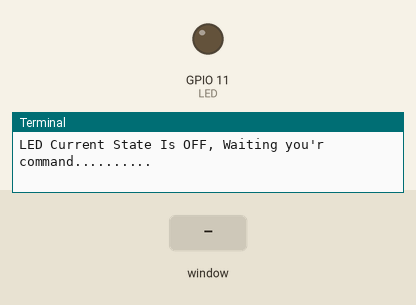
Recording of a program running on a simulated Raspberry Pi (BCM pin numbers). On the bench: output pins drawn as LEDs (lit = HIGH), the last lines printed to the terminal. Inputs (shaded band) come from the test bench. The desktop window is not drawn, its controls go by their first labels and the mouse button is held 0.15 s.

Above: at 1.2 s.
1.3 s: control labelled "LED_ON" in the window clicked
At 2.5 s:
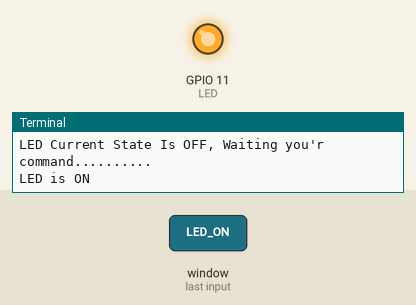
2.8 s: control labelled "LED_OFF" in the window clicked
At 3.7 s:
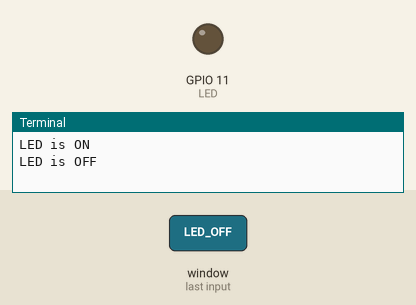
Timing chart, 0 to 5.8 s (numbered marks = the images above; inputs shaded):
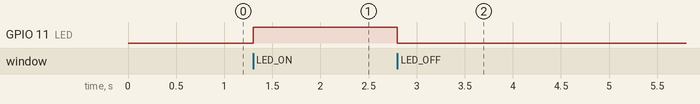

Measured:
- after the input at 1.3 s, GPIO 11 (LED): LOW → HIGH at once
- after the input at 2.8 s, GPIO 11 (LED): HIGH → LOW at once

The program:

GPIO.py
```python
from tkinter import *
import time
import RPi.GPIO as GPIO

GPIO.setwarnings(False)

LED = 11
Relay = 13

GPIO.setmode(GPIO.BCM)
GPIO.setup (LED,GPIO.OUT)

GPIO.output(LED,0)
print("LED Current State Is OFF, Waiting you'r command..........")

window = Tk()

window.title = ("GPIO_Control")

window.geometry ("520x320")

def LED_ON ():

    GPIO.output(LED,1)
    print ('LED is ON')

def LED_OFF ():

    GPIO.output(LED,0)
    print('LED is OFF')

button_1 = Button(window, text = 'LED_ON', width =10, fg ='green', command= LED_ON)
button_1.pack()

button_2 = Button(window, text = 'LED_OFF', width =10, fg ='red', command= LED_OFF)
button_2.pack()

window.mainloop()
```
